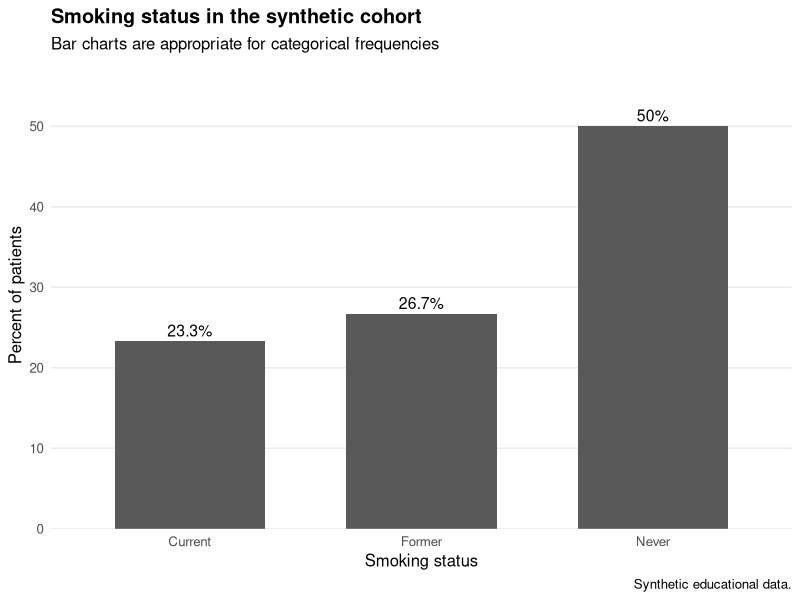
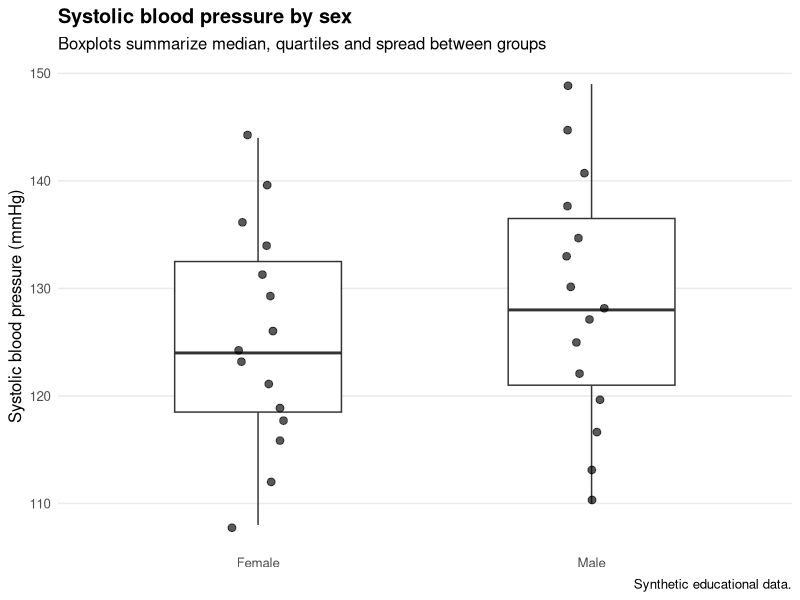
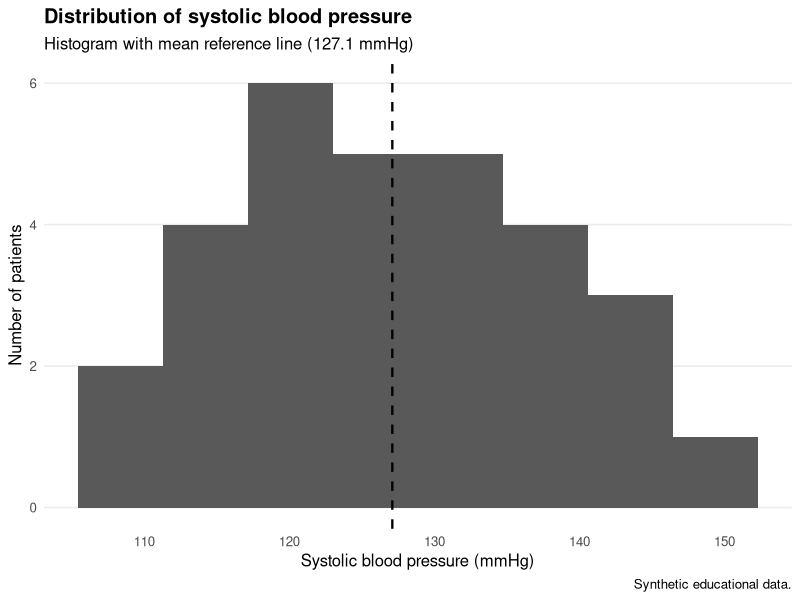

The R source for these figures, in order: (Note: this script raises an error after producing the figures.)
# ============================================================
# FIOCRUZ — Module 2, Lesson 1, Activity 5
#
# Goal:
# Build three common exploratory plots with ggplot2:
#   1. bar chart
#   2. boxplot
#   3. histogram
#
# The official lesson asks learners to construct these plots
# to visualize distributions and compare groups.
#
# This implementation uses original synthetic health data.
# ============================================================

required <- c("dplyr", "readr", "ggplot2", "tibble")

missing <- required[
  !vapply(required, requireNamespace, FUN.VALUE = logical(1), quietly = TRUE)
]

if (length(missing) > 0) {
  stop(
    "Missing R packages: ",
    paste(missing, collapse = ", "),
    "\nInstall them once, then rerun."
  )
}

suppressPackageStartupMessages({
  library(dplyr)
  library(readr)
  library(ggplot2)
  library(tibble)
})

# ------------------------------------------------------------
# STEP 1 — SYNTHETIC HEALTH DATA
# ------------------------------------------------------------

patients <- tibble(
  patient_id = 1:30,
  sex = rep(c("Female", "Male"), each = 15),
  age = c(
    24, 28, 32, 35, 36, 39, 42, 44, 47, 49, 53, 57, 61, 65, 69,
    23, 27, 31, 34, 38, 41, 43, 46, 50, 52, 55, 59, 63, 67, 71
  ),
  systolic_bp = c(
    108, 112, 116, 118, 119, 121, 123, 124, 126, 129, 131, 134, 136, 140, 144,
    110, 113, 117, 120, 122, 125, 127, 128, 130, 133, 135, 138, 141, 145, 149
  ),
  smoking_status = c(
    "Never", "Never", "Former", "Never", "Current",
    "Never", "Former", "Never", "Current", "Never",
    "Former", "Never", "Current", "Former", "Never",
    "Never", "Current", "Never", "Former", "Never",
    "Current", "Never", "Former", "Never", "Current",
    "Never", "Former", "Current", "Never", "Former"
  )
)

cat("\n============================================================\n")
cat("STEP 1 — DATA\n")
cat("============================================================\n")
print(patients)

cat("\nWe now have:\n")
cat("  categorical variable: smoking_status\n")
cat("  numeric variable: systolic_bp\n")
cat("  grouping variable: sex\n")

# ------------------------------------------------------------
# STEP 2 — BAR CHART
# ------------------------------------------------------------

cat("\n============================================================\n")
cat("STEP 2 — BAR CHART\n")
cat("============================================================\n")
cat("Question: How frequent is each smoking-status category?\n")

smoking_summary <- patients |>
  count(smoking_status, name = "n") |>
  mutate(
    percent = round(100 * n / sum(n), 1)
  )

print(smoking_summary)

p_bar <- ggplot(
  smoking_summary,
  aes(x = smoking_status, y = percent)
) +
  geom_col(width = 0.65) +
  geom_text(
    aes(label = paste0(percent, "%")),
    vjust = -0.4,
    size = 4
  ) +
  scale_y_continuous(
    expand = expansion(mult = c(0, 0.16))
  ) +
  labs(
    title = "Smoking status in the synthetic cohort",
    subtitle = "Bar charts are appropriate for categorical frequencies",
    x = "Smoking status",
    y = "Percent of patients",
    caption = "Synthetic educational data."
  ) +
  theme_minimal(base_size = 12) +
  theme(
    plot.title = element_text(face = "bold"),
    panel.grid.minor = element_blank(),
    panel.grid.major.x = element_blank()
  )

ggsave(
  "practice/manual_attempts/module2_lesson1/activity05_graphical_methods/outputs/bar_smoking_status.png",
  p_bar,
  width = 8,
  height = 5,
  dpi = 300,
  bg = "white"
)

cat("\nBAR CHART LESSON:\n")
cat("- x-axis: categories\n")
cat("- bar height: frequency or percentage\n")
cat("- this graph answers 'how many/how frequent?'\n")

# ------------------------------------------------------------
# STEP 3 — BOXPLOT
# ------------------------------------------------------------

cat("\n============================================================\n")
cat("STEP 3 — BOXPLOT\n")
cat("============================================================\n")
cat("Question: How does systolic blood pressure vary by sex?\n")

bp_by_sex <- patients |>
  group_by(sex) |>
  summarise(
    n = n(),
    median_sbp = median(systolic_bp),
    q1 = quantile(systolic_bp, 0.25),
    q3 = quantile(systolic_bp, 0.75),
    iqr = IQR(systolic_bp),
    .groups = "drop"
  )

print(bp_by_sex)

p_box <- ggplot(
  patients,
  aes(x = sex, y = systolic_bp)
) +
  geom_boxplot(width = 0.5, outlier.shape = NA) +
  geom_jitter(width = 0.08, alpha = 0.65, size = 2.3) +
  labs(
    title = "Systolic blood pressure by sex",
    subtitle = "Boxplots summarize median, quartiles and spread between groups",
    x = NULL,
    y = "Systolic blood pressure (mmHg)",
    caption = "Synthetic educational data."
  ) +
  theme_minimal(base_size = 12) +
  theme(
    plot.title = element_text(face = "bold"),
    panel.grid.minor = element_blank(),
    panel.grid.major.x = element_blank()
  )

ggsave(
  "practice/manual_attempts/module2_lesson1/activity05_graphical_methods/outputs/boxplot_sbp_by_sex.png",
  p_box,
  width = 8,
  height = 5,
  dpi = 300,
  bg = "white"
)

cat("\nBOXPLOT LESSON:\n")
cat("- center line: median\n")
cat("- box: Q1 to Q3\n")
cat("- box height: IQR\n")
cat("- useful for comparing distributions between groups\n")

# ------------------------------------------------------------
# STEP 4 — HISTOGRAM
# ------------------------------------------------------------

cat("\n============================================================\n")
cat("STEP 4 — HISTOGRAM\n")
cat("============================================================\n")
cat("Question: What is the shape of the systolic-BP distribution?\n")

bp_summary <- patients |>
  summarise(
    n = n(),
    mean_sbp = round(mean(systolic_bp), 1),
    median_sbp = median(systolic_bp),
    sd_sbp = round(sd(systolic_bp), 1),
    min_sbp = min(systolic_bp),
    max_sbp = max(systolic_bp)
  )

print(bp_summary)

p_hist <- ggplot(
  patients,
  aes(x = systolic_bp)
) +
  geom_histogram(
    bins = 8,
    boundary = 0
  ) +
  geom_vline(
    xintercept = bp_summary$mean_sbp,
    linetype = "dashed",
    linewidth = 0.8
  ) +
  labs(
    title = "Distribution of systolic blood pressure",
    subtitle = paste0(
      "Histogram with mean reference line (",
      bp_summary$mean_sbp,
      " mmHg)"
    ),
    x = "Systolic blood pressure (mmHg)",
    y = "Number of patients",
    caption = "Synthetic educational data."
  ) +
  theme_minimal(base_size = 12) +
  theme(
    plot.title = element_text(face = "bold"),
    panel.grid.minor = element_blank(),
    panel.grid.major.x = element_blank()
  )

ggsave(
  "practice/manual_attempts/module2_lesson1/activity05_graphical_methods/outputs/histogram_sbp.png",
  p_hist,
  width = 8,
  height = 5,
  dpi = 300,
  bg = "white"
)

cat("\nHISTOGRAM LESSON:\n")
cat("- x-axis: intervals of a numeric variable\n")
cat("- bar height: number of observations in each interval\n")
cat("- useful for shape, spread, skewness and possible multimodality\n")

# ------------------------------------------------------------
# STEP 5 — CHOOSE THE GRAPH FROM THE QUESTION
# ------------------------------------------------------------

graph_guide <- tibble(
  research_question = c(
    "How frequent is each category?",
    "How does a numeric variable differ between groups?",
    "What is the shape of one numeric distribution?"
  ),
  variable_structure = c(
    "One categorical variable",
    "One numeric + one categorical grouping variable",
    "One numeric variable"
  ),
  recommended_graph = c(
    "Bar chart",
    "Boxplot",
    "Histogram"
  )
)

cat("\n============================================================\n")
cat("STEP 5 — GRAPH SELECTION GUIDE\n")
cat("============================================================\n")
print(graph_guide)

# ------------------------------------------------------------
# STEP 6 — SAVE TABLES
# ------------------------------------------------------------

write_csv(
  patients,
  "practice/manual_attempts/module2_lesson1/activity05_graphical_methods/outputs/synthetic_health_data.csv"
)

write_csv(
  smoking_summary,
  "practice/manual_attempts/module2_lesson1/activity05_graphical_methods/outputs/smoking_status_summary.csv"
)

write_csv(
  bp_by_sex,
  "practice/manual_attempts/module2_lesson1/activity05_graphical_methods/outputs/bp_by_sex_summary.csv"
)

write_csv(
  bp_summary,
  "practice/manual_attempts/module2_lesson1/activity05_graphical_methods/outputs/bp_distribution_summary.csv"
)

write_csv(
  graph_guide,
  "practice/manual_attempts/module2_lesson1/activity05_graphical_methods/outputs/graph_selection_guide.csv"
)

# ------------------------------------------------------------
# STEP 7 — VALIDATION
# ------------------------------------------------------------

stopifnot(sum(smoking_summary$n) == nrow(patients))
stopifnot(nrow(bp_by_sex) == 2)
stopifnot(bp_summary$n == nrow(patients))

required_figures <- c(
  "practice/manual_attempts/module2_lesson1/activity05_graphical_methods/outputs/bar_smoking_status.png",
  "practice/manual_attempts/module2_lesson1/activity05_graphical_methods/outputs/boxplot_sbp_by_sex.png",
  "practice/manual_attempts/module2_lesson1/activity05_graphical_methods/outputs/histogram_sbp.png"
)

stopifnot(all(file.exists(required_figures)))

cat("\n============================================================\n")
cat("✅ ACTIVITY 5 PASSED\n")
cat("============================================================\n")
cat("Graphs created:\n")
cat("  1. Bar chart — categorical frequency\n")
cat("  2. Boxplot — numeric distribution by group\n")
cat("  3. Histogram — shape of a numeric distribution\n")
cat("\n")
cat("Main lesson: choose the graph from the variable type + question.\n")
